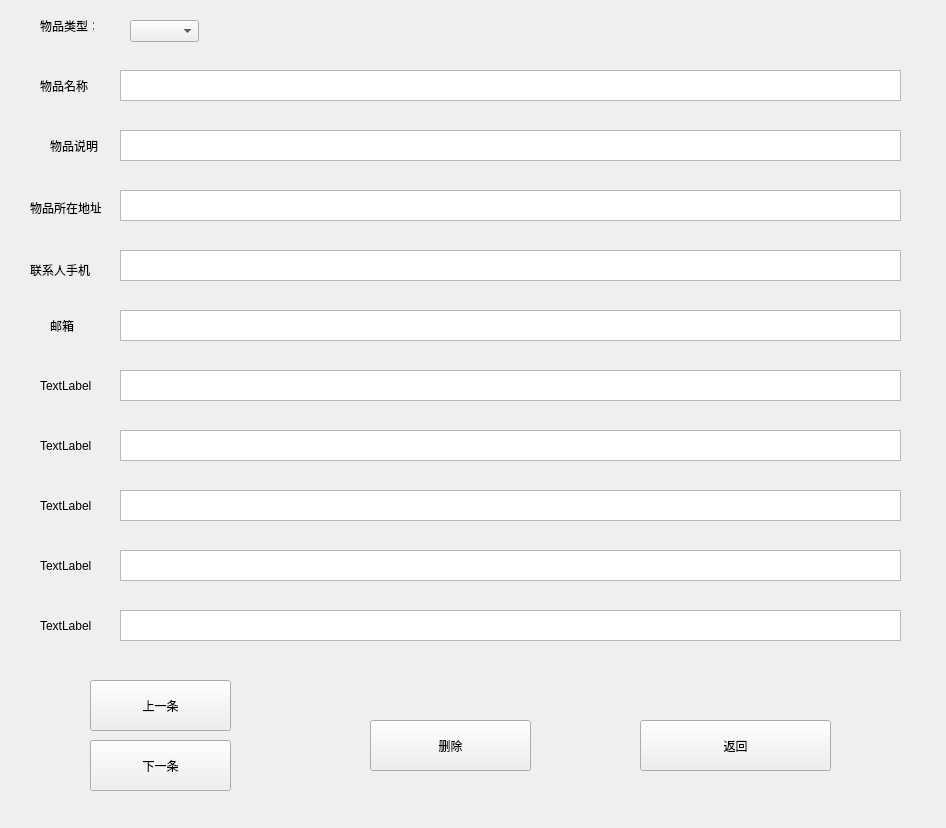
<?xml version="1.0" encoding="UTF-8"?>
<ui version="4.0">
 <class>Form</class>
 <widget class="QWidget" name="Form">
  <property name="geometry">
   <rect>
    <x>0</x>
    <y>0</y>
    <width>946</width>
    <height>828</height>
   </rect>
  </property>
  <property name="windowTitle">
   <string>Form</string>
  </property>
  <widget class="QLabel" name="label_8">
   <property name="geometry">
    <rect>
     <x>40</x>
     <y>500</y>
     <width>54</width>
     <height>12</height>
    </rect>
   </property>
   <property name="text">
    <string>TextLabel</string>
   </property>
  </widget>
  <widget class="QTextBrowser" name="textBrowser_4">
   <property name="geometry">
    <rect>
     <x>120</x>
     <y>250</y>
     <width>781</width>
     <height>31</height>
    </rect>
   </property>
  </widget>
  <widget class="QTextBrowser" name="textBrowser_7">
   <property name="geometry">
    <rect>
     <x>120</x>
     <y>430</y>
     <width>781</width>
     <height>31</height>
    </rect>
   </property>
  </widget>
  <widget class="QTextBrowser" name="textBrowser_9">
   <property name="geometry">
    <rect>
     <x>120</x>
     <y>550</y>
     <width>781</width>
     <height>31</height>
    </rect>
   </property>
  </widget>
  <widget class="QTextBrowser" name="textBrowser_3">
   <property name="geometry">
    <rect>
     <x>120</x>
     <y>190</y>
     <width>781</width>
     <height>31</height>
    </rect>
   </property>
  </widget>
  <widget class="QTextBrowser" name="textBrowser_5">
   <property name="geometry">
    <rect>
     <x>120</x>
     <y>310</y>
     <width>781</width>
     <height>31</height>
    </rect>
   </property>
  </widget>
  <widget class="QComboBox" name="comboBox">
   <property name="geometry">
    <rect>
     <x>130</x>
     <y>20</y>
     <width>69</width>
     <height>22</height>
    </rect>
   </property>
  </widget>
  <widget class="QLabel" name="label_3">
   <property name="geometry">
    <rect>
     <x>30</x>
     <y>200</y>
     <width>71</width>
     <height>16</height>
    </rect>
   </property>
   <property name="text">
    <string>物品所在地址</string>
   </property>
  </widget>
  <widget class="QPushButton" name="pushButton_2">
   <property name="geometry">
    <rect>
     <x>640</x>
     <y>720</y>
     <width>191</width>
     <height>51</height>
    </rect>
   </property>
   <property name="text">
    <string>返回</string>
   </property>
  </widget>
  <widget class="QLabel" name="label_1">
   <property name="geometry">
    <rect>
     <x>40</x>
     <y>80</y>
     <width>54</width>
     <height>12</height>
    </rect>
   </property>
   <property name="text">
    <string>物品名称</string>
   </property>
  </widget>
  <widget class="QTextBrowser" name="textBrowser_8">
   <property name="geometry">
    <rect>
     <x>120</x>
     <y>490</y>
     <width>781</width>
     <height>31</height>
    </rect>
   </property>
  </widget>
  <widget class="QLabel" name="label_11">
   <property name="geometry">
    <rect>
     <x>40</x>
     <y>20</y>
     <width>54</width>
     <height>12</height>
    </rect>
   </property>
   <property name="text">
    <string>物品类型：</string>
   </property>
  </widget>
  <widget class="QLabel" name="label_10">
   <property name="geometry">
    <rect>
     <x>40</x>
     <y>620</y>
     <width>54</width>
     <height>12</height>
    </rect>
   </property>
   <property name="text">
    <string>TextLabel</string>
   </property>
  </widget>
  <widget class="QLabel" name="label_6">
   <property name="geometry">
    <rect>
     <x>40</x>
     <y>380</y>
     <width>54</width>
     <height>12</height>
    </rect>
   </property>
   <property name="text">
    <string>TextLabel</string>
   </property>
  </widget>
  <widget class="QLabel" name="label_2">
   <property name="geometry">
    <rect>
     <x>50</x>
     <y>140</y>
     <width>54</width>
     <height>12</height>
    </rect>
   </property>
   <property name="text">
    <string>物品说明</string>
   </property>
  </widget>
  <widget class="QTextBrowser" name="textBrowser_2">
   <property name="geometry">
    <rect>
     <x>120</x>
     <y>130</y>
     <width>781</width>
     <height>31</height>
    </rect>
   </property>
  </widget>
  <widget class="QTextBrowser" name="textBrowser_6">
   <property name="geometry">
    <rect>
     <x>120</x>
     <y>370</y>
     <width>781</width>
     <height>31</height>
    </rect>
   </property>
  </widget>
  <widget class="QLabel" name="label_7">
   <property name="geometry">
    <rect>
     <x>40</x>
     <y>440</y>
     <width>54</width>
     <height>12</height>
    </rect>
   </property>
   <property name="text">
    <string>TextLabel</string>
   </property>
  </widget>
  <widget class="QTextBrowser" name="textBrowser_10">
   <property name="geometry">
    <rect>
     <x>120</x>
     <y>610</y>
     <width>781</width>
     <height>31</height>
    </rect>
   </property>
  </widget>
  <widget class="QLabel" name="label_5">
   <property name="geometry">
    <rect>
     <x>50</x>
     <y>320</y>
     <width>54</width>
     <height>12</height>
    </rect>
   </property>
   <property name="text">
    <string>邮箱</string>
   </property>
  </widget>
  <widget class="QLabel" name="label_4">
   <property name="geometry">
    <rect>
     <x>30</x>
     <y>260</y>
     <width>61</width>
     <height>20</height>
    </rect>
   </property>
   <property name="text">
    <string>联系人手机</string>
   </property>
  </widget>
  <widget class="QTextBrowser" name="textBrowser_1">
   <property name="geometry">
    <rect>
     <x>120</x>
     <y>70</y>
     <width>781</width>
     <height>31</height>
    </rect>
   </property>
  </widget>
  <widget class="QLabel" name="label_9">
   <property name="geometry">
    <rect>
     <x>40</x>
     <y>560</y>
     <width>54</width>
     <height>12</height>
    </rect>
   </property>
   <property name="text">
    <string>TextLabel</string>
   </property>
  </widget>
  <widget class="QPushButton" name="pushButton_1">
   <property name="geometry">
    <rect>
     <x>90</x>
     <y>680</y>
     <width>141</width>
     <height>51</height>
    </rect>
   </property>
   <property name="text">
    <string>上一条</string>
   </property>
  </widget>
  <widget class="QPushButton" name="pushButton_3">
   <property name="geometry">
    <rect>
     <x>90</x>
     <y>740</y>
     <width>141</width>
     <height>51</height>
    </rect>
   </property>
   <property name="text">
    <string>下一条</string>
   </property>
  </widget>
  <widget class="QPushButton" name="pushButton_4">
   <property name="geometry">
    <rect>
     <x>370</x>
     <y>720</y>
     <width>161</width>
     <height>51</height>
    </rect>
   </property>
   <property name="text">
    <string>删除</string>
   </property>
  </widget>
 </widget>
 <resources/>
 <connections/>
</ui>
